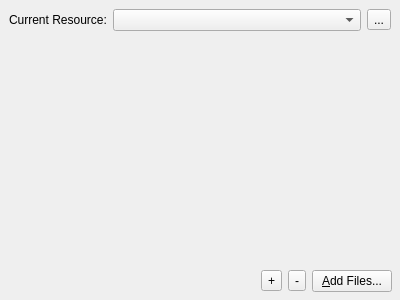
<ui version="4.0" >
 <author></author>
 <comment></comment>
 <exportmacro></exportmacro>
 <class>ResourceEditor</class>
 <widget class="QWidget" name="ResourceEditor" >
  <property name="geometry" >
   <rect>
    <x>0</x>
    <y>0</y>
    <width>400</width>
    <height>300</height>
   </rect>
  </property>
  <property name="windowTitle" >
   <string>Resource editor</string>
  </property>
  <layout class="QVBoxLayout" >
   <property name="margin" >
    <number>8</number>
   </property>
   <property name="spacing" >
    <number>6</number>
   </property>
   <item>
    <layout class="QHBoxLayout" >
     <property name="margin" >
      <number>1</number>
     </property>
     <property name="spacing" >
      <number>6</number>
     </property>
     <item>
      <widget class="QLabel" name="label" >
       <property name="geometry" >
        <rect>
         <x>2</x>
         <y>2</y>
         <width>107</width>
         <height>24</height>
        </rect>
       </property>
       <property name="text" >
        <string>Current Resource:</string>
       </property>
      </widget>
     </item>
     <item>
      <widget class="QComboBox" name="m_qrc_combo" >
       <property name="geometry" >
        <rect>
         <x>115</x>
         <y>3</y>
         <width>233</width>
         <height>22</height>
        </rect>
       </property>
       <property name="sizePolicy" >
        <sizepolicy>
         <hsizetype>7</hsizetype>
         <vsizetype>0</vsizetype>
         <horstretch>0</horstretch>
         <verstretch>0</verstretch>
        </sizepolicy>
       </property>
       <property name="insertPolicy" >
        <enum>QComboBox::NoInsert</enum>
       </property>
      </widget>
     </item>
     <item>
      <widget class="QToolButton" name="m_remove_qrc_button" >
       <property name="geometry" >
        <rect>
         <x>354</x>
         <y>2</y>
         <width>26</width>
         <height>24</height>
        </rect>
       </property>
       <property name="text" >
        <string>...</string>
       </property>
      </widget>
     </item>
    </layout>
   </item>
   <item>
    <widget class="QStackedWidget" name="m_qrc_stack" >
     <property name="geometry" >
      <rect>
       <x>9</x>
       <y>43</y>
       <width>382</width>
       <height>214</height>
      </rect>
     </property>
     <property name="currentIndex" >
      <number>-1</number>
     </property>
    </widget>
   </item>
   <item>
    <layout class="QHBoxLayout" >
     <property name="margin" >
      <number>0</number>
     </property>
     <property name="spacing" >
      <number>6</number>
     </property>
     <item>
      <spacer>
       <property name="geometry" >
        <rect>
         <x>1</x>
         <y>4</y>
         <width>229</width>
         <height>20</height>
        </rect>
       </property>
       <property name="orientation" >
        <enum>Qt::Horizontal</enum>
       </property>
       <property name="sizeHint" >
        <size>
         <width>40</width>
         <height>20</height>
        </size>
       </property>
      </spacer>
     </item>
     <item>
      <widget class="QToolButton" name="m_add_button" >
       <property name="geometry" >
        <rect>
         <x>236</x>
         <y>2</y>
         <width>26</width>
         <height>24</height>
        </rect>
       </property>
       <property name="text" >
        <string>+</string>
       </property>
      </widget>
     </item>
     <item>
      <widget class="QToolButton" name="m_remove_button" >
       <property name="geometry" >
        <rect>
         <x>268</x>
         <y>2</y>
         <width>22</width>
         <height>24</height>
        </rect>
       </property>
       <property name="text" >
        <string>-</string>
       </property>
      </widget>
     </item>
     <item>
      <widget class="QPushButton" name="m_add_files_button" >
       <property name="geometry" >
        <rect>
         <x>296</x>
         <y>1</y>
         <width>85</width>
         <height>26</height>
        </rect>
       </property>
       <property name="text" >
        <string>&amp;Add Files...</string>
       </property>
      </widget>
     </item>
    </layout>
   </item>
  </layout>
 </widget>
 <pixmapfunction></pixmapfunction>
 <resources/>
 <connections/>
</ui>
